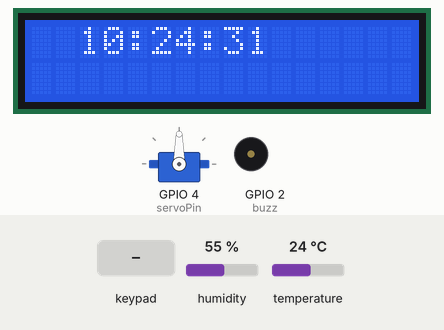
Simulated run of this sketch. Board: ESP32. Parts: servo, 16×2 character LCD, buzzer (waves = sounding, pin HIGH). Inputs (shaded band) come from the test bench; at power-on: humidity 55 %, temperature 24 °C. The local clock reads 2024-03-15 10:24:30 at power-on unless the sketch sets it; EEPROM starts erased; the RemoteXY app is connected; what the sketch prints to the serial monitor is not drawn.

Above: at 2.2 s.
2.3 s: key 'A' pressed
At 3.3 s:
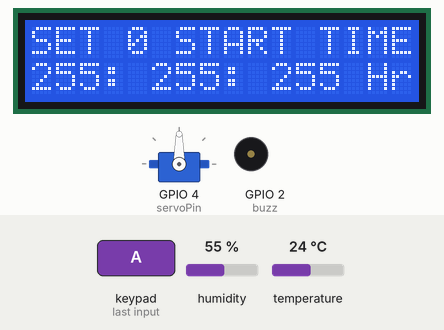
4.2 s: keypad keys 1 3 2 6 1 4 2 7 A pressed 0.441 s apart
At 4.46 s:
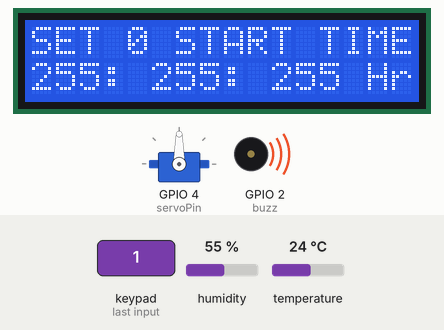
9.6 s: keypad keys 1 3 2 6 1 4 2 7 pressed 0.441 s apart
At 13.5 s:
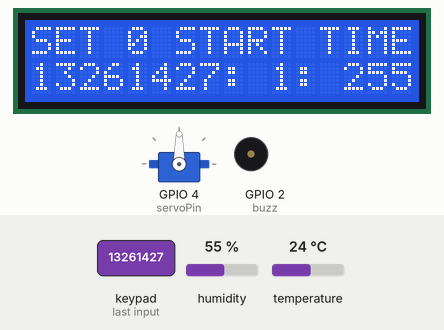
15.2 s: key 'C' pressed
At 21.0 s:
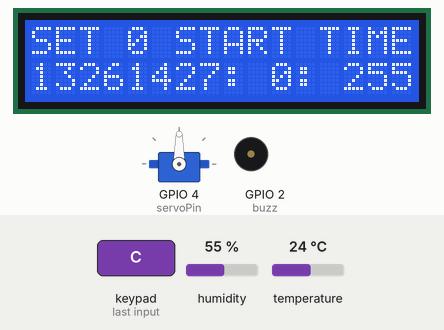
22.0 s: keypad keys 1 2 2 5 3 3 3 2 A pressed 0.441 s apart
At 23.28 s:
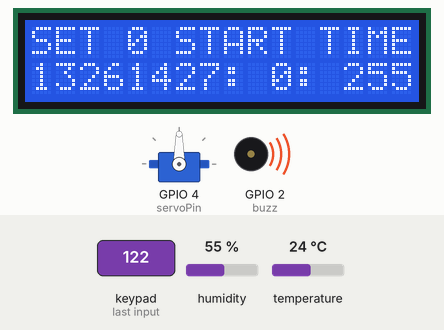
27.4 s: key '1' pressed
At 31.4 s:
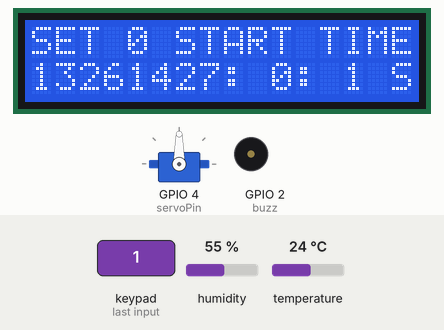
Timing chart, 0 to 32.9 s (numbered marks = the images above; inputs shaded):
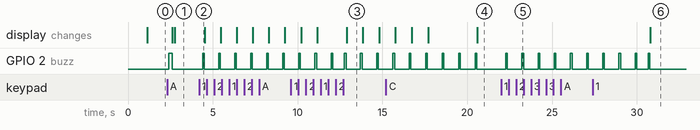

Measured:
- after the input at 2.3 s, GPIO 2 (buzz): LOW → HIGH after 0.10 s, → LOW 0.20 s later; the display: first changes after 0.32 s (image 1 shows a later state)
- after the input at 4.2 s, GPIO 2 (buzz): alternates HIGH for 0.10 s and LOW for 0.84 s, starting after 0.20 s
- after the input at 9.6 s, the display: first differs from a run without the input after 3.3 s (image 3)
- after the input at 15.2 s, the display: first differs from a run without the input after 5.4 s (image 4)
- after the input at 22.0 s, GPIO 2 (buzz): alternates HIGH for 0.10 s and LOW for 0.85 s, starting after 0.27 s
- after the input at 27.4 s, the display: changes after 3.4 s (image 6)
- what the display in image 3 shows lasts 0.9 s, from 12.9 s to 13.8 s

The sketch:

Medicine_Dispense_code.ino
```cpp
#include <Wire.h>
#include <LiquidCrystal_I2C.h>
#include<EEPROM.h>
#include "RTClib.h"
#include <Keypad.h>
#include "DHT.h"
#include <ESP32_Servo.h>
#define REMOTEXY_MODE__WIFI_CLOUD

#include <WiFi.h>

// RemoteXY connection settings
#define REMOTEXY_WIFI_SSID "Delicious Koffee"
#define REMOTEXY_WIFI_PASSWORD "123456789"
#define REMOTEXY_CLOUD_TOKEN "0890beace39fb2acd01bc439c1bf8dce"


#include <RemoteXY.h>

Servo myservo;
int servoPin = 4;
int hbPin = 39;
#define DHTPIN 15
#define DHTTYPE DHT11

DHT dht(DHTPIN, DHTTYPE);
int time1 = 0, time2 = 0;
int pulse = 0;
long timecounter = 0;
#define debug 0


LiquidCrystal_I2C lcd(0x27, 16, 2);
int Hr_Start_Set[8] = {0};
int Min_Start_Set[8] = {0};
int Sec_Start_Set[8] = {0};

int Hr_Stop_Set[8] = {0};
int Min_Stop_Set[8] = {0};
int Sec_Stop_Set[8] = {0};

int TotalMin[8] = {0};

char key1;
String STR = "", buff = "";
int Counter = 0;
int diffmin = 0;

char keys[4][4] = {
  {'1', '2', '3', 'A'},
  {'4', '5', '6', 'B'},
  {'7', '8', '9', 'C'},
  {'*', '0', '#', 'D'}
};

byte rowPins[4] = {13, 26, 14, 27}; //connect to the row pinouts of the keypad
byte colPins[4] = {12, 25, 33, 32}; //connect to the column pinouts of the keypad

const int buzz  = 2;

//Create an object of keypad
Keypad keypad = Keypad( makeKeymap(keys), rowPins, colPins, 4, 4 );

RTC_DS1307 rtc;


char daysOfTheWeek[7][12] = {"Sun", "Mon", "Tue", "Wed", "Thu", "Fri", "Sat"};
int Hr, Min, Sec, Dt, Mn, Yr, MinHold = 0, Prev_Min = 0;
//int Hr_set = 0, Min_set = 0, Sec_set = 0, Hr_set1 = 0, Min_set1 = 0, Sec_set1 = 0, TotalMin = 0;
bool OneTimeFlag = 0, OneTimeFlag1 = 0;

void SETtime();

void LCDDISP(String R1, String R2, int D)
{
  lcd.clear();
  lcd.setCursor(0, 0);
  lcd.print(R1);
  lcd.setCursor(0, 1);
  lcd.print(R2);
  delay(500);
}


void SETtime()
{
  int ADDRCount = 0;
  for (int i = 0; i <= 1; i++)
  {
    lcd.clear();
    lcd.setCursor(0, 0);
    lcd.print("SET " + String(i) + " START TIME");
    delay(100);
    while (1)
    {
      key1 = keypad.getKey();
      if (key1)
      {
        digitalWrite(buzz, HIGH);
        delay(100);
        digitalWrite(buzz, LOW);
        if (key1 == 'A')
        {
          delay(100);
          EEPROM.write(ADDRCount, Hr_Start_Set[i]);
          EEPROM.commit();
          ++ADDRCount;
          break;
        }

        if (key1 == 'C')STR = "";

        STR += key1;
        Hr_Start_Set[i] = STR.toInt();
      }
      lcd.setCursor(0, 1);
      lcd.print("                ");
      buff = String(Hr_Start_Set[i]) + ": " + String(Min_Start_Set[i]) + ": " + String(Sec_Start_Set[i]);
      lcd.setCursor(0, 1);
      lcd.print(buff);
      lcd.print(" Hr");
      delay(250);
    }
    STR = "";
    while (1)
    {
      key1 = keypad.getKey();
      if (key1)
      {
        digitalWrite(buzz, HIGH);
        delay(100);
        digitalWrite(buzz, LOW);
        if (key1 == 'A')
        {
          delay(100);
          EEPROM.write(ADDRCount, Min_Start_Set[i]);
          ++ADDRCount;
          EEPROM.commit();
          break;
        }

        if (key1 == 'C')STR = "";

        STR += key1;
        Min_Start_Set[i] = STR.toInt();
      }
      lcd.setCursor(0, 1);
      lcd.print("                ");
      buff = String(Hr_Start_Set[i]) + ": " + String(Min_Start_Set[i]) + ": " + String(Sec_Start_Set[i]);
      lcd.setCursor(0, 1);
      lcd.print(buff);
      lcd.print(" Min");
      delay(250);
    }
    STR = "";
    while (1)
    {
      key1 = keypad.getKey();
      if (key1)
      {
        digitalWrite(buzz, HIGH);
        delay(100);
        digitalWrite(buzz, LOW);
        if (key1 == 'A')
        {
          delay(100);
          EEPROM.write(ADDRCount, Sec_Start_Set[i]);
          ++ADDRCount;
          EEPROM.commit();
          break;
        }
        if (key1 == 'C')STR = "";

        STR += key1;
        Sec_Start_Set[i] = STR.toInt();
      }
      lcd.setCursor(0, 1);
      lcd.print("                ");
      buff = String(Hr_Start_Set[i]) + ": " + String(Min_Start_Set[i]) + ": " + String(Sec_Start_Set[i]);
      lcd.setCursor(0, 1);
      lcd.print(buff);
      lcd.print(" Sec");
      delay(250);

    }
  }
  STR = "";
  int ADDR = 0;
  for (int k = 0; k <= 1; k++)

  OneTimeFlag = 0;
  OneTimeFlag1 = 0;
}


void ComapreFUN()
{
  if ((Hr == Hr_Start_Set[0]) && (Min == Min_Start_Set[0]))
  {
    if (OneTimeFlag == 0)
    {
      OneTimeFlag = 1;
      lcd.clear();
      lcd.setCursor(0, 0);
      digitalWrite(buzz, HIGH);
      lcd.print("Time Matched");
      delay(2000);
      digitalWrite(buzz, LOW);
      Serial.println("Time Matched");
      time1 = 1;
    }
  }
  else if ((Hr == Hr_Start_Set[1]) && (Min == Min_Start_Set[1]))
  {
    if (OneTimeFlag1 == 0)
    {
      OneTimeFlag1 = 1;
      lcd.clear();
      lcd.setCursor(0, 0);
      digitalWrite(buzz, HIGH);
      lcd.print("Time Matched");
      delay(2000);
      digitalWrite(buzz, LOW);
      Serial.println("Time Matched");
      time2 = 1;
    }
  }
  else
  {
    OneTimeFlag = 0;
    OneTimeFlag1 = 0;
  }
}

//void IRAM_ATTR isr()
//{
//  detachInterrupt(hbPin);
//  pulse++;
//  attachInterrupt(hbPin, isr, RISING);
//}

// RemoteXY GUI configuration
#pragma pack(push, 1)
uint8_t RemoteXY_CONF[] =   // 80 bytes
{ 255, 0, 0, 22, 0, 73, 0, 19, 0, 0, 0, 0, 19, 1, 106, 200, 1, 1, 4, 0,
  67, 18, 49, 71, 17, 69, 2, 26, 11, 67, 18, 106, 71, 16, 69, 2, 26, 11, 129, 20,
  39, 65, 8, 64, 36, 66, 111, 100, 121, 32, 84, 101, 109, 112, 101, 114, 97, 116, 117, 114,
  101, 0, 129, 35, 97, 36, 8, 64, 36, 72, 101, 97, 114, 116, 32, 114, 97, 116, 101, 0
};

// this structure defines all the variables and events of your control interface
struct {

  // output variables
  char value_01[11]; // string UTF8 end zero
  char value_02[11]; // string UTF8 end zero

  // other variable
  uint8_t connect_flag;  // =1 if wire connected, else =0

} RemoteXY;
#pragma pack(pop)

void DELAY(int D)
{
  for(int i = 0;i<D;i++)
  {
    delay(1);
    RemoteXY_Handler ();
  }
}

void setup()
{
  Serial.begin(9600);
  EEPROM.begin(200);
  pinMode(buzz, OUTPUT);
  pinMode(hbPin, INPUT);
  digitalWrite(buzz, LOW);
  //attachInterrupt(hbPin, isr, RISING);
  myservo.attach(servoPin);
  lcd.init();
  lcd.backlight();
  lcd.setCursor(0, 0);
  lcd.print("    WEL-COME    ");
  lcd.setCursor(0, 1);
  lcd.print("                ");
  delay(1000);
  int ADDRCount = 0;
  if (debug)
  {
    EEPROM.write(ADDRCount, 17);
    ++ADDRCount;
    EEPROM.commit();
    EEPROM.write(ADDRCount, 34);
    ++ADDRCount;
    EEPROM.commit();
    EEPROM.write(ADDRCount, 0);
    ++ADDRCount;
    EEPROM.commit();

    EEPROM.write(ADDRCount, 17);
    ++ADDRCount;
    EEPROM.commit();
    EEPROM.write(ADDRCount, 38);
    ++ADDRCount;
    EEPROM.commit();
    EEPROM.write(ADDRCount, 0);
    ++ADDRCount;
    EEPROM.commit();
  }
  int ADDR = 0;
  for (int k = 0; k <= 1; k++)
  {
    Hr_Start_Set[k]  = EEPROM.read(ADDR);
    ++ADDR;
    Min_Start_Set[k] = EEPROM.read(ADDR);
    ++ADDR;
    Sec_Start_Set[k] = EEPROM.read(ADDR);
    ++ADDR;
  }

  if (! rtc.begin())
  {
    Serial.print("Couldn't find RTC");
    //    while (1);
  }

  if (! rtc.isrunning()) {
    Serial.println("RTC is NOT running, let's set the time!");
    // When time needs to be set on a new device, or after a power loss, the
    // following line sets the RTC to the date & time this sketch was compiled
    rtc.adjust(DateTime(F(__DATE__), F(__TIME__)));
    // This line sets the RTC with an explicit date & time, for example to set
    // January 21, 2014 at 3am you would call:
    // rtc.adjust(DateTime(2014, 1, 21, 3, 0, 0));
  }
  dht.begin();
  RemoteXY_Init ();
  myservo.write(90);
}

void loop()
{
  RemoteXY_Handler ();
  buff = "";
  int t = dht.readTemperature();
  Serial.println("TEMP:" + String(t));
  DateTime now = rtc.now();
  Hr = now.hour();
  Min = now.minute();
  Sec = now.second();
  Serial.println("H:" + String(Hr) + ":M:" + String(Min) + ":S:" + String(Sec));

  //  lcd.clear();
  //  lcd.setCursor(3, 0);
  //  lcd.print(Hr);
  //  lcd.print(': ');
  //  lcd.print(Min);
  //  lcd.print(': ');
  //  lcd.print(Sec);
  if ((OneTimeFlag == 0) || (OneTimeFlag1 == 0))
  {
    lcd.clear();
    LCDDISP("  " + String(Hr) + ":" + String(Min) + ":" + String(Sec), "  ", 1);
    DELAY(100);
  }

  key1 = keypad.getKey();// Read the key
  Serial.println(key1);
  if (key1 == 'A')
  {
    digitalWrite(buzz, HIGH);
    delay(200);
    digitalWrite(buzz, LOW);
    SETtime();
  }

  ComapreFUN();
  if (time1 == 1)
  {
    OneTimeFlag1 = 0;
    LCDDISP("1st Tablet", "dispensing...!", 1000);
    for (int pos = 90; pos <= 180; pos += 1)
    {
      myservo.write(pos);
      delay(15);
    }
    DELAY(3000);
    for (int pos = 180; pos >= 90; pos -= 1)
    {
      myservo.write(pos);
      delay(15);
    }
    time1 = 0;
    LCDDISP("1st Tablet", "Dispensed.", 1000);
  }

  if (time2 == 1)
  {
    OneTimeFlag = 0;
    LCDDISP("2nd Tablet", "dispensing...!", 1000);
    for (int pos = 90; pos >= 0; pos -= 1)
    {
      myservo.write(pos);
      delay(15);
    }
    DELAY(3000);
    for (int pos = 0; pos <= 90; pos += 1)
    {
      myservo.write(pos);
      delay(15);
    }
    LCDDISP("2nd Tablet", "Dispensed.", 1000);
    time2 = 0;
  }
  ++timecounter;
  if (timecounter > 30)
  {
    timecounter = 0;
    lcd.clear();
    lcd.setCursor(0, 0);
    lcd.print("Heart rate");
    lcd.setCursor(0, 1);
    lcd.print("Reading Start");
    pulse = 0;
    int flag = 0;
    //  attachInterrupt(hbPin, isr, RISING);
    for (int i = 0; i < 500; i++)
    {
      while (digitalRead(hbPin) == 1)
      {
        flag = 1;
      }
      if (flag == 1)
      {
        flag = 0;
        pulse++;
      }
      DELAY(10);
    }
    //  detachInterrupt(hbPin);


    lcd.clear();
    lcd.setCursor(0, 0);
    lcd.print("Heart rate");
    lcd.setCursor(0, 1);
    lcd.print("Reading Stop");
    DELAY(1000);
    lcd.clear();
    lcd.setCursor(0, 0);
    lcd.print("Heart rate:");
    lcd.setCursor(0, 1);
    pulse = pulse * 8;
    lcd.print(pulse);
    DELAY(3000);
    if(pulse>120)
    {
      digitalWrite(buzz, HIGH);
      delay(200);
      digitalWrite(buzz, LOW);
      delay(200);
      digitalWrite(buzz, HIGH);
      delay(200);
      digitalWrite(buzz, LOW);
      delay(200);
      digitalWrite(buzz, HIGH);
      delay(200);
      digitalWrite(buzz, LOW);
      delay(200);
      digitalWrite(buzz, HIGH);
      delay(200);
      digitalWrite(buzz, LOW);
      delay(200);
      digitalWrite(buzz, HIGH);
      delay(200);
      digitalWrite(buzz, LOW);
      delay(200);
    }
  }
  sprintf(RemoteXY.value_01, "%d", t);
  sprintf(RemoteXY.value_02, "%d", pulse);
}
```
